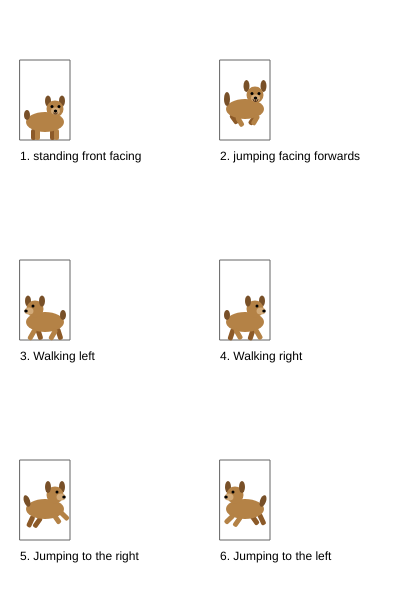
Frame 1 (no input)
Frame 60 (no input): identical to frame 1, image omitted
Frame 120 (the mouse pressed at the canvas centre since frame 60): identical to frame 1, image omitted

The p5.js sketch that drew this single still picture (run headless with seeded random() and noise() and a simulated clock; from frame 60 on, the mouse is pressed at the canvas centre):

// p5.js sketch
// ── sketch.js
var gameChar_x = 0;
var gameChar_y = 0;

function setup()
{
	createCanvas(400, 600);
}

function draw()
{
	background(255);

	//Standing, facing frontwards

	stroke(100);
	noFill();
	rect(20, 60, 50, 80);
	noStroke();
	fill(0);
	text("1. standing front facing", 20, 160);

	gameChar_x = 45;
	gameChar_y = 137;

	// Ears
	fill(120, 80, 40);
	ellipse(gameChar_x + 17, gameChar_y - 36, 6, 11);
	ellipse(gameChar_x + 3, gameChar_y - 36, 6, 11);
	// Back Legs
	fill(140, 90, 40);
	rect(gameChar_x - 14, gameChar_y - 8, 5, 11, 2);
	rect(gameChar_x + 5, gameChar_y - 8, 5, 11, 2);
	// Body
	fill(180, 130, 70);
	ellipse(gameChar_x - 0, gameChar_y - 15, 38, 20);
	// Tail
	fill(120, 80, 40);
	ellipse(gameChar_x - 18, gameChar_y - 22, 6, 10);
	// Head
	fill(180, 130, 70);
	ellipse(gameChar_x + 10, gameChar_y - 28, 17, 17);
	// Front Legs
	fill(180, 130, 70);
	rect(gameChar_x - 10, gameChar_y - 8, 5, 11, 2);
	rect(gameChar_x + 9, gameChar_y - 8, 5, 11, 2);
	// Snout
	fill(210, 170, 120);
	ellipse(gameChar_x + 10.5, gameChar_y - 26, 9, 7);
	// Nose
	fill(0);
	ellipse(gameChar_x + 10.5, gameChar_y - 26, 3.5, 3);
	// Mouth
	stroke(80, 50, 30);
	noFill();
	line(gameChar_x + 10.5, gameChar_y - 24.5, gameChar_x + 10.5, gameChar_y - 24);
	arc(gameChar_x + 10.5, gameChar_y - 24, 4, 2, 0, PI);
	noStroke();
	// Eye
	fill(0);
	ellipse(gameChar_x + 14, gameChar_y - 30.5, 3, 3);
	ellipse(gameChar_x + 7, gameChar_y - 30.5, 3, 3);

	//Jumping facing forwards
	stroke(100);
	noFill();
	rect(220, 60, 50, 80);
	noStroke();
	fill(0);
	text("2. jumping facing forwards", 220, 160);

	gameChar_x = 245;
	gameChar_y = 137;
	
	// Ears (perked up for jump)
	fill(120, 80, 40);
	ellipse(gameChar_x + 18.5, gameChar_y - 51, 6, 12);
	ellipse(gameChar_x + 1.5, gameChar_y - 51, 6, 12);
	// Back Legs (spread outward diagonally)
	fill(140, 90, 40);
	push();
	translate(gameChar_x - 16, gameChar_y - 21);
	rotate(radians(-35));
	rect(0, 0, 5, 11, 2);
	pop();
	push();
	translate(gameChar_x + 9, gameChar_y - 23);
	rotate(radians(35));
	rect(0, 0, 5, 11, 2);
	pop();
	// Body
	fill(180, 130, 70);
	ellipse(gameChar_x - 0, gameChar_y - 28, 38, 20);
	// Tail
	fill(120, 80, 40);
	ellipse(gameChar_x - 18, gameChar_y - 38, 6, 14);
	// Head
	fill(180, 130, 70);
	ellipse(gameChar_x + 10, gameChar_y - 42, 17, 17);
	// Front Legs
	fill(180, 130, 70);
	push();
	translate(gameChar_x - 10, gameChar_y - 19);
	rotate(radians(-30));
	rect(0, 0, 5, 11, 2);
	pop();
	push();
	translate(gameChar_x + 11, gameChar_y - 23);
	rotate(radians(30));
	rect(0, 0, 5, 11, 2);
	pop();
	// Snout
	fill(210, 170, 120);
	ellipse(gameChar_x + 10.5, gameChar_y - 39, 9, 7);
	// Nose
	fill(0);
	ellipse(gameChar_x + 10.5, gameChar_y - 39, 3.5, 3);
	// line between nose and mouth
	stroke(80, 50, 30);
	line(gameChar_x + 10.5, gameChar_y - 37.5, gameChar_x + 10.5, gameChar_y - 35.5);
	// Mouth
	stroke(80, 50, 30);
	noFill();
	arc(gameChar_x + 10.5, gameChar_y - 37.5, 5, 4, 0, PI);
	noStroke();
	// Eye
	fill(0);
	ellipse(gameChar_x + 14, gameChar_y - 43.5, 3, 3);
	ellipse(gameChar_x + 7, gameChar_y - 43.5, 3, 3);


	//Walking, turned left
	stroke(100);
	noFill();
	rect(20, 260, 50, 80);
	noStroke();
	fill(0);
	text("3. Walking left", 20, 360);

	gameChar_x = 45;
	gameChar_y = 337;

	// Left Ear
	fill(120, 80, 40);
	ellipse(gameChar_x - 17, gameChar_y - 36, 6, 11);
	// Back Legs
	fill(140, 90, 40);
	push();
	translate(gameChar_x + 10, gameChar_y - 8);
	rotate(radians(-18));
	rect(0, 0, 5, 12, 2);
	pop();
	push();
	translate(gameChar_x - 10, gameChar_y - 8);
	rotate(radians(-18));
	rect(0, 0, 5, 12, 2);
	pop();
	// Body
	fill(180, 130, 70);
	ellipse(gameChar_x - 0, gameChar_y - 15, 38, 20);
	// Tail
	fill(120, 80, 40);
	ellipse(gameChar_x + 18, gameChar_y - 22, 6, 10);
	// Head
	fill(180, 130, 70);
	ellipse(gameChar_x - 10, gameChar_y - 28, 17, 17);
	// Front Legs
	fill(180, 130, 70);
	push();
	translate(gameChar_x + 9, gameChar_y - 9);
	rotate(radians(30));
	rect(0, 0, 5, 12, 2);
	pop();
	push();
	translate(gameChar_x - 12, gameChar_y - 9);
	rotate(radians(30));
	rect(0, 0, 5, 12, 2);
	pop();
	// Right Ear
	fill(120, 80, 40);
	ellipse(gameChar_x - 3, gameChar_y - 36, 6, 11);
	// Snout
	fill(210, 170, 120);
	ellipse(gameChar_x - 16, gameChar_y - 26, 9, 7);
	// Nose
	fill(0);
	ellipse(gameChar_x - 19, gameChar_y - 26, 3.5, 3);
	// Eye
	fill(0);
	ellipse(gameChar_x - 12, gameChar_y - 31, 3, 3);


	//Walking, turned right
	stroke(100);
	noFill();
	rect(220, 260, 50, 80);
	noStroke();
	fill(0);
	text("4. Walking right", 220, 360);

	gameChar_x = 245;
	gameChar_y = 337;

	// Right Ear
	fill(120, 80, 40);
	ellipse(gameChar_x + 17, gameChar_y - 36, 6, 11);
	// Back Legs
	fill(140, 90, 40);
	push();
	translate(gameChar_x - 14, gameChar_y - 9);
	rotate(radians(18));
	rect(0, 0, 5, 12, 2);
	pop();
	push();
	translate(gameChar_x + 6, gameChar_y - 9);
	rotate(radians(18));
	rect(0, 0, 5, 12, 2);
	pop();
	// Body
	fill(180, 130, 70);
	ellipse(gameChar_x + 0, gameChar_y - 15, 38, 20);
	// Tail
	fill(120, 80, 40);
	ellipse(gameChar_x - 18, gameChar_y - 22, 6, 10);
	// Head
	fill(180, 130, 70);
	ellipse(gameChar_x + 10, gameChar_y - 28, 17, 17);
	// Front Legs
	fill(180, 130, 70);
	push();
	translate(gameChar_x - 12, gameChar_y - 7);
	rotate(radians(-30));
	rect(0, 0, 5, 12, 2);
	pop();
	push();
	translate(gameChar_x + 8, gameChar_y - 7);
	rotate(radians(-30));
	rect(0, 0, 5, 12, 2);
	pop();
	// Left Ear
	fill(120, 80, 40);
	ellipse(gameChar_x + 3, gameChar_y - 36, 6, 11);
	// Snout
	fill(210, 170, 120);
	ellipse(gameChar_x + 16, gameChar_y - 26, 9, 7);
	// Nose
	fill(0);
	ellipse(gameChar_x + 19, gameChar_y - 26, 3.5, 3);
	// Eye
	fill(0);
	ellipse(gameChar_x + 12, gameChar_y - 31, 3, 3);


	//Jumping right
	stroke(100);
	noFill();
	rect(20, 460, 50, 80);
	noStroke();
	fill(0);
	text("5. Jumping to the right", 20, 560);

	gameChar_x = 45;
	gameChar_y = 537;

	// Right Ear
	fill(120, 80, 40);
	ellipse(gameChar_x + 17, gameChar_y - 50, 6, 12);
	// Back Legs
	fill(140, 90, 40);
	push();
	translate(gameChar_x - 14, gameChar_y - 22);
	rotate(radians(25));
	rect(0, 0, 5, 12, 2);
	pop();
	push();
	translate(gameChar_x - 6, gameChar_y - 21);
	rotate(radians(35));
	rect(0, 0, 5, 12, 2);
	pop();
	// Body
	fill(180, 130, 70);
	ellipse(gameChar_x + 0, gameChar_y - 28, 38, 20);
	// Tail
	fill(120, 80, 40);
	push();
	translate(gameChar_x - 18, gameChar_y - 36);
	rotate(radians(-20));
	ellipse(0, 0, 6, 12);
	pop();
	// Head
	fill(180, 130, 70);
	ellipse(gameChar_x + 10, gameChar_y - 42, 17, 17);
	// Front Legs
	fill(180, 130, 70);
	push();
	translate(gameChar_x + 6, gameChar_y - 22);
	rotate(radians(-35));
	rect(0, 0, 5, 12, 2);
	pop();
	push();
	translate(gameChar_x + 13, gameChar_y - 24);
	rotate(radians(-45));
	rect(0, 0, 5, 12, 2);
	pop();
	// Left Ear
	fill(120, 80, 40);
	ellipse(gameChar_x + 3, gameChar_y - 50, 6, 12);
	// Snout
	fill(210, 170, 120);
	ellipse(gameChar_x + 16, gameChar_y - 40, 9, 7);
	// Nose
	fill(0);
	ellipse(gameChar_x + 19, gameChar_y - 40, 3.5, 3);
	// Eye
	fill(0);
	ellipse(gameChar_x + 12, gameChar_y - 45, 3, 3);


	//Jumping to the left
	stroke(100);
	noFill();
	rect(220, 460, 50, 80);
	noStroke();
	fill(0);
	text("6. Jumping to the left", 220, 560);

	gameChar_x = 245;
	gameChar_y = 537;

	// Left Ear
	fill(120, 80, 40);
	ellipse(gameChar_x - 17, gameChar_y - 50, 6, 12);
	// Back Legs
	fill(140, 90, 40);
	push();
	translate(gameChar_x + 12, gameChar_y - 22);
	rotate(radians(-25));
	rect(0, 0, 5, 12, 2);
	pop();
	push();
	translate(gameChar_x + 4, gameChar_y - 21);
	rotate(radians(-35));
	rect(0, 0, 5, 12, 2);
	pop();
	// Body
	fill(180, 130, 70);
	ellipse(gameChar_x + 0, gameChar_y - 28, 38, 20);
	// Tail
	fill(120, 80, 40);
	push();
	translate(gameChar_x + 18, gameChar_y - 36);
	rotate(radians(20));
	ellipse(0, 0, 6, 12);
	pop();
	// Head
	fill(180, 130, 70);
	ellipse(gameChar_x - 10, gameChar_y - 42, 17, 17);
	// Front Legs
	fill(180, 130, 70);
	push();
	translate(gameChar_x - 6, gameChar_y - 22);
	rotate(radians(35));
	rect(0, 0, 5, 12, 2);
	pop();
	push();
	translate(gameChar_x - 13, gameChar_y - 24);
	rotate(radians(45));
	rect(0, 0, 5, 12, 2);
	pop();
	// Right Ear
	fill(120, 80, 40);
	ellipse(gameChar_x - 3, gameChar_y - 50, 6, 12);
	// Snout
	fill(210, 170, 120);
	ellipse(gameChar_x - 16, gameChar_y - 40, 9, 7);
	// Nose
	fill(0);
	ellipse(gameChar_x - 19, gameChar_y - 40, 3.5, 3);
	// Eye
	fill(0);
	ellipse(gameChar_x - 12, gameChar_y - 45, 3, 3);

}
